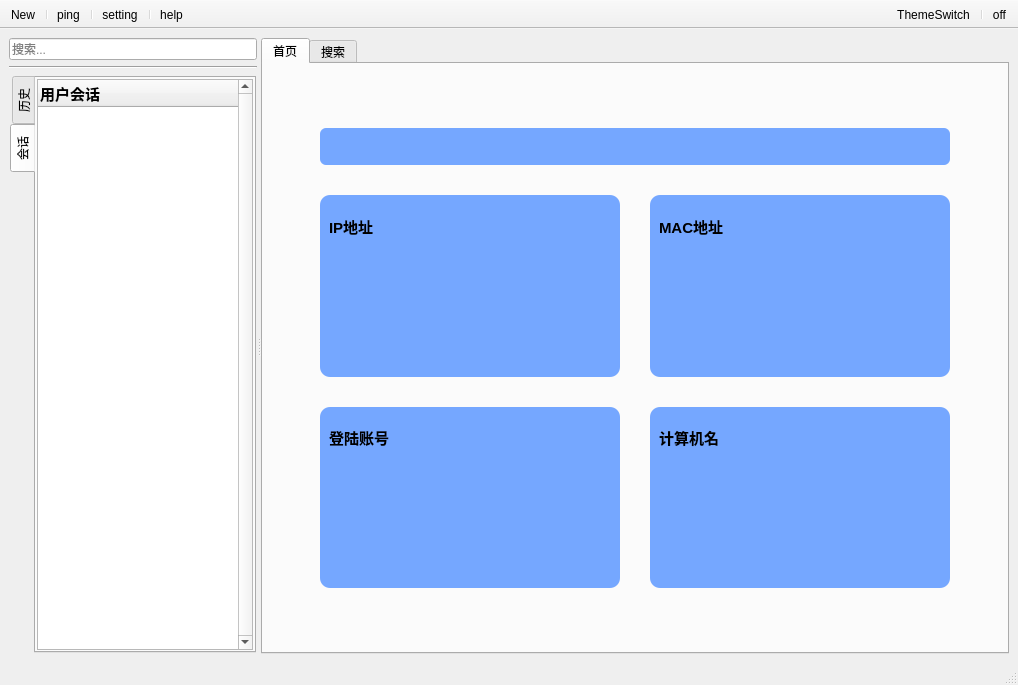
<?xml version="1.0" encoding="UTF-8"?>
<ui version="4.0">
 <class>MainWindow</class>
 <widget class="QMainWindow" name="MainWindow">
  <property name="enabled">
   <bool>true</bool>
  </property>
  <property name="geometry">
   <rect>
    <x>0</x>
    <y>0</y>
    <width>1018</width>
    <height>685</height>
   </rect>
  </property>
  <property name="windowTitle">
   <string>MainWindow</string>
  </property>
  <widget class="QWidget" name="centralwidget">
   <layout class="QHBoxLayout" name="horizontalLayout">
    <item>
     <widget class="QSplitter" name="splitter">
      <property name="orientation">
       <enum>Qt::Orientation::Horizontal</enum>
      </property>
      <widget class="QWidget" name="layoutWidget">
       <layout class="QVBoxLayout" name="verticalLayout">
        <item>
         <widget class="QLineEdit" name="LeftSearchEdit">
          <property name="placeholderText">
           <string>搜索...</string>
          </property>
         </widget>
        </item>
        <item>
         <widget class="Line" name="line_8">
          <property name="orientation">
           <enum>Qt::Orientation::Horizontal</enum>
          </property>
         </widget>
        </item>
        <item>
         <widget class="QStackedWidget" name="stackedWidget">
          <property name="frameShape">
           <enum>QFrame::Shape::NoFrame</enum>
          </property>
          <property name="frameShadow">
           <enum>QFrame::Shadow::Raised</enum>
          </property>
          <property name="currentIndex">
           <number>0</number>
          </property>
          <widget class="QWidget" name="page">
           <layout class="QVBoxLayout" name="verticalLayout_9">
            <property name="spacing">
             <number>1</number>
            </property>
            <property name="leftMargin">
             <number>1</number>
            </property>
            <property name="topMargin">
             <number>1</number>
            </property>
            <property name="rightMargin">
             <number>1</number>
            </property>
            <property name="bottomMargin">
             <number>1</number>
            </property>
            <item>
             <widget class="QTabWidget" name="tabWidget_2">
              <property name="tabPosition">
               <enum>QTabWidget::TabPosition::West</enum>
              </property>
              <property name="tabShape">
               <enum>QTabWidget::TabShape::Rounded</enum>
              </property>
              <property name="currentIndex">
               <number>1</number>
              </property>
              <property name="tabBarAutoHide">
               <bool>false</bool>
              </property>
              <widget class="QWidget" name="HistoryTab">
               <attribute name="icon">
                <iconset theme="QIcon::ThemeIcon::FormatJustifyLeft"/>
               </attribute>
               <attribute name="title">
                <string>历史</string>
               </attribute>
               <layout class="QVBoxLayout" name="verticalLayout_2">
                <property name="spacing">
                 <number>1</number>
                </property>
                <property name="leftMargin">
                 <number>1</number>
                </property>
                <property name="topMargin">
                 <number>1</number>
                </property>
                <property name="rightMargin">
                 <number>1</number>
                </property>
                <property name="bottomMargin">
                 <number>1</number>
                </property>
                <item>
                 <widget class="QListWidget" name="listWidget">
                  <property name="movement">
                   <enum>QListView::Movement::Static</enum>
                  </property>
                  <property name="flow">
                   <enum>QListView::Flow::TopToBottom</enum>
                  </property>
                  <property name="layoutMode">
                   <enum>QListView::LayoutMode::SinglePass</enum>
                  </property>
                  <property name="spacing">
                   <number>2</number>
                  </property>
                  <property name="viewMode">
                   <enum>QListView::ViewMode::ListMode</enum>
                  </property>
                  <property name="currentRow">
                   <number>-1</number>
                  </property>
                 </widget>
                </item>
               </layout>
              </widget>
              <widget class="QWidget" name="SessionTab">
               <attribute name="icon">
                <iconset theme="QIcon::ThemeIcon::MailSend"/>
               </attribute>
               <attribute name="title">
                <string>会话</string>
               </attribute>
               <layout class="QVBoxLayout" name="verticalLayout_3">
                <property name="spacing">
                 <number>1</number>
                </property>
                <property name="leftMargin">
                 <number>1</number>
                </property>
                <property name="topMargin">
                 <number>1</number>
                </property>
                <property name="rightMargin">
                 <number>1</number>
                </property>
                <property name="bottomMargin">
                 <number>1</number>
                </property>
                <item>
                 <widget class="QTreeWidget" name="treeWidget">
                  <property name="contextMenuPolicy">
                   <enum>Qt::ContextMenuPolicy::CustomContextMenu</enum>
                  </property>
                  <property name="verticalScrollBarPolicy">
                   <enum>Qt::ScrollBarPolicy::ScrollBarAlwaysOn</enum>
                  </property>
                  <property name="horizontalScrollBarPolicy">
                   <enum>Qt::ScrollBarPolicy::ScrollBarAsNeeded</enum>
                  </property>
                  <property name="sizeAdjustPolicy">
                   <enum>QAbstractScrollArea::SizeAdjustPolicy::AdjustToContentsOnFirstShow</enum>
                  </property>
                  <property name="autoExpandDelay">
                   <number>-1</number>
                  </property>
                  <column>
                   <property name="text">
                    <string>用户会话</string>
                   </property>
                   <property name="font">
                    <font>
                     <pointsize>11</pointsize>
                     <bold>true</bold>
                    </font>
                   </property>
                   <property name="icon">
                    <iconset theme="QIcon::ThemeIcon::FolderOpen"/>
                   </property>
                  </column>
                 </widget>
                </item>
               </layout>
              </widget>
             </widget>
            </item>
           </layout>
          </widget>
          <widget class="QWidget" name="page_2">
           <layout class="QVBoxLayout" name="verticalLayout_10">
            <property name="spacing">
             <number>1</number>
            </property>
            <property name="leftMargin">
             <number>1</number>
            </property>
            <property name="topMargin">
             <number>1</number>
            </property>
            <property name="rightMargin">
             <number>1</number>
            </property>
            <property name="bottomMargin">
             <number>1</number>
            </property>
            <item>
             <widget class="QTreeWidget" name="treeWidget_2">
              <property name="contextMenuPolicy">
               <enum>Qt::ContextMenuPolicy::CustomContextMenu</enum>
              </property>
              <property name="verticalScrollBarPolicy">
               <enum>Qt::ScrollBarPolicy::ScrollBarAlwaysOn</enum>
              </property>
              <property name="horizontalScrollBarPolicy">
               <enum>Qt::ScrollBarPolicy::ScrollBarAlwaysOn</enum>
              </property>
              <column>
               <property name="text">
                <string>搜索结果</string>
               </property>
               <property name="font">
                <font>
                 <pointsize>11</pointsize>
                 <bold>true</bold>
                </font>
               </property>
              </column>
             </widget>
            </item>
           </layout>
          </widget>
         </widget>
        </item>
       </layout>
      </widget>
      <widget class="QTabWidget" name="tabWidget">
       <property name="tabPosition">
        <enum>QTabWidget::TabPosition::North</enum>
       </property>
       <property name="tabShape">
        <enum>QTabWidget::TabShape::Rounded</enum>
       </property>
       <property name="currentIndex">
        <number>0</number>
       </property>
       <property name="tabsClosable">
        <bool>false</bool>
       </property>
       <property name="tabBarAutoHide">
        <bool>false</bool>
       </property>
       <widget class="QWidget" name="HomeTab">
        <property name="styleSheet">
         <string notr="true"/>
        </property>
        <attribute name="icon">
         <iconset theme="QIcon::ThemeIcon::GoHome"/>
        </attribute>
        <attribute name="title">
         <string>首页</string>
        </attribute>
        <layout class="QGridLayout" name="gridLayout">
         <property name="sizeConstraint">
          <enum>QLayout::SizeConstraint::SetDefaultConstraint</enum>
         </property>
         <property name="leftMargin">
          <number>20</number>
         </property>
         <property name="topMargin">
          <number>20</number>
         </property>
         <property name="rightMargin">
          <number>20</number>
         </property>
         <property name="bottomMargin">
          <number>20</number>
         </property>
         <property name="spacing">
          <number>30</number>
         </property>
         <item row="3" column="2">
          <widget class="QFrame" name="frame_4">
           <property name="minimumSize">
            <size>
             <width>300</width>
             <height>180</height>
            </size>
           </property>
           <property name="maximumSize">
            <size>
             <width>400</width>
             <height>250</height>
            </size>
           </property>
           <property name="styleSheet">
            <string notr="true">background-color: rgb(117, 167, 255);
border-radius:10px;</string>
           </property>
           <property name="frameShape">
            <enum>QFrame::Shape::StyledPanel</enum>
           </property>
           <property name="frameShadow">
            <enum>QFrame::Shadow::Raised</enum>
           </property>
           <layout class="QVBoxLayout" name="verticalLayout_8" stretch="3,0,7">
            <item>
             <widget class="QLabel" name="label_11">
              <property name="text">
               <string>&lt;html&gt;&lt;head/&gt;&lt;body&gt;&lt;p&gt;&lt;span style=&quot; font-size:11pt; font-weight:700;&quot;&gt;计算机名&lt;/span&gt;&lt;/p&gt;&lt;/body&gt;&lt;/html&gt;</string>
              </property>
             </widget>
            </item>
            <item>
             <widget class="Line" name="line_6">
              <property name="orientation">
               <enum>Qt::Orientation::Horizontal</enum>
              </property>
             </widget>
            </item>
            <item>
             <widget class="QLabel" name="ClientNameLabel">
              <property name="styleSheet">
               <string notr="true">font-size: 20px;
font-weight: bold;</string>
              </property>
              <property name="text">
               <string>&lt;html&gt;&lt;head/&gt;&lt;body&gt;&lt;p&gt;&lt;span style=&quot; font-size:12pt; font-weight:700;&quot;&gt;&lt;/span&gt;&lt;/p&gt;&lt;/body&gt;&lt;/html&gt;</string>
              </property>
              <property name="alignment">
               <set>Qt::AlignmentFlag::AlignCenter</set>
              </property>
             </widget>
            </item>
           </layout>
          </widget>
         </item>
         <item row="1" column="0" rowspan="3">
          <widget class="QLabel" name="label_3">
           <property name="text">
            <string/>
           </property>
          </widget>
         </item>
         <item row="2" column="1">
          <widget class="QFrame" name="frame">
           <property name="minimumSize">
            <size>
             <width>300</width>
             <height>180</height>
            </size>
           </property>
           <property name="maximumSize">
            <size>
             <width>400</width>
             <height>250</height>
            </size>
           </property>
           <property name="styleSheet">
            <string notr="true">background-color: rgb(117, 167, 255);
border-radius:10px;
</string>
           </property>
           <property name="frameShape">
            <enum>QFrame::Shape::StyledPanel</enum>
           </property>
           <property name="frameShadow">
            <enum>QFrame::Shadow::Raised</enum>
           </property>
           <layout class="QVBoxLayout" name="verticalLayout_5" stretch="3,0,7">
            <item>
             <widget class="QLabel" name="label_7">
              <property name="text">
               <string>&lt;html&gt;&lt;head/&gt;&lt;body&gt;&lt;p&gt;&lt;span style=&quot; font-size:11pt; font-weight:700;&quot;&gt;IP地址&lt;/span&gt;&lt;/p&gt;&lt;/body&gt;&lt;/html&gt;</string>
              </property>
              <property name="textFormat">
               <enum>Qt::TextFormat::AutoText</enum>
              </property>
             </widget>
            </item>
            <item>
             <widget class="Line" name="line_3">
              <property name="styleSheet">
               <string notr="true"/>
              </property>
              <property name="orientation">
               <enum>Qt::Orientation::Horizontal</enum>
              </property>
             </widget>
            </item>
            <item>
             <widget class="QLabel" name="IpLabel">
              <property name="styleSheet">
               <string notr="true">font-size: 20px;
font-weight: bold;</string>
              </property>
              <property name="text">
               <string>&lt;html&gt;&lt;head/&gt;&lt;body&gt;&lt;p&gt;&lt;span style=&quot; font-size:12pt; font-weight:700;&quot;&gt;&lt;/span&gt;&lt;/p&gt;&lt;/body&gt;&lt;/html&gt;</string>
              </property>
              <property name="alignment">
               <set>Qt::AlignmentFlag::AlignCenter</set>
              </property>
             </widget>
            </item>
           </layout>
          </widget>
         </item>
         <item row="2" column="2">
          <widget class="QFrame" name="frame_2">
           <property name="minimumSize">
            <size>
             <width>300</width>
             <height>180</height>
            </size>
           </property>
           <property name="maximumSize">
            <size>
             <width>400</width>
             <height>250</height>
            </size>
           </property>
           <property name="styleSheet">
            <string notr="true">background-color: rgb(117, 167, 255);
border-radius: 10px;
</string>
           </property>
           <property name="frameShape">
            <enum>QFrame::Shape::StyledPanel</enum>
           </property>
           <property name="frameShadow">
            <enum>QFrame::Shadow::Raised</enum>
           </property>
           <layout class="QVBoxLayout" name="verticalLayout_6" stretch="3,0,7">
            <item>
             <widget class="QLabel" name="label_9">
              <property name="text">
               <string>&lt;html&gt;&lt;head/&gt;&lt;body&gt;&lt;p&gt;&lt;span style=&quot; font-size:11pt; font-weight:700;&quot;&gt;MAC地址&lt;/span&gt;&lt;/p&gt;&lt;/body&gt;&lt;/html&gt;</string>
              </property>
             </widget>
            </item>
            <item>
             <widget class="Line" name="line_4">
              <property name="orientation">
               <enum>Qt::Orientation::Horizontal</enum>
              </property>
             </widget>
            </item>
            <item>
             <widget class="QLabel" name="MacLabel">
              <property name="styleSheet">
               <string notr="true">font-size: 20px;
font-weight: bold;</string>
              </property>
              <property name="text">
               <string>&lt;html&gt;&lt;head/&gt;&lt;body&gt;&lt;p&gt;&lt;span style=&quot; font-size:12pt; font-weight:700;&quot;&gt;&lt;/span&gt;&lt;/p&gt;&lt;/body&gt;&lt;/html&gt;</string>
              </property>
              <property name="alignment">
               <set>Qt::AlignmentFlag::AlignCenter</set>
              </property>
             </widget>
            </item>
           </layout>
          </widget>
         </item>
         <item row="1" column="1" colspan="2">
          <widget class="QFrame" name="frame_5">
           <property name="minimumSize">
            <size>
             <width>0</width>
             <height>30</height>
            </size>
           </property>
           <property name="maximumSize">
            <size>
             <width>16777215</width>
             <height>40</height>
            </size>
           </property>
           <property name="styleSheet">
            <string notr="true">background-color: rgb(117, 167, 255);
border-radius:6px;</string>
           </property>
           <property name="frameShape">
            <enum>QFrame::Shape::StyledPanel</enum>
           </property>
           <property name="frameShadow">
            <enum>QFrame::Shadow::Raised</enum>
           </property>
           <layout class="QHBoxLayout" name="horizontalLayout_3" stretch="1,0,8,0,1">
            <item>
             <widget class="QLabel" name="FullNameLabel">
              <property name="styleSheet">
               <string notr="true">font-size: 16px;
font-weight: bold;</string>
              </property>
              <property name="text">
               <string>&lt;html&gt;&lt;head/&gt;&lt;body&gt;&lt;p&gt;&lt;span style=&quot; font-size:11pt; font-weight:700;&quot;&gt;&lt;/span&gt;&lt;/p&gt;&lt;/body&gt;&lt;/html&gt;</string>
              </property>
              <property name="textFormat">
               <enum>Qt::TextFormat::AutoText</enum>
              </property>
             </widget>
            </item>
            <item>
             <widget class="Line" name="line">
              <property name="orientation">
               <enum>Qt::Orientation::Vertical</enum>
              </property>
             </widget>
            </item>
            <item>
             <widget class="QLabel" name="label_8">
              <property name="text">
               <string/>
              </property>
             </widget>
            </item>
            <item>
             <widget class="Line" name="line_2">
              <property name="orientation">
               <enum>Qt::Orientation::Vertical</enum>
              </property>
             </widget>
            </item>
            <item>
             <widget class="QLabel" name="TimeLabel">
              <property name="styleSheet">
               <string notr="true">font-size: 16px;
font-weight: bold;</string>
              </property>
              <property name="text">
               <string>&lt;html&gt;&lt;head/&gt;&lt;body&gt;&lt;p&gt;&lt;span style=&quot; font-size:11pt; font-weight:700;&quot;&gt;&lt;/span&gt;&lt;/p&gt;&lt;/body&gt;&lt;/html&gt;</string>
              </property>
             </widget>
            </item>
           </layout>
          </widget>
         </item>
         <item row="3" column="1">
          <widget class="QFrame" name="frame_3">
           <property name="minimumSize">
            <size>
             <width>300</width>
             <height>180</height>
            </size>
           </property>
           <property name="maximumSize">
            <size>
             <width>400</width>
             <height>250</height>
            </size>
           </property>
           <property name="styleSheet">
            <string notr="true">background-color: rgb(117, 167, 255);
border-radius:10px;</string>
           </property>
           <property name="frameShape">
            <enum>QFrame::Shape::StyledPanel</enum>
           </property>
           <property name="frameShadow">
            <enum>QFrame::Shadow::Raised</enum>
           </property>
           <layout class="QVBoxLayout" name="verticalLayout_7" stretch="3,0,7">
            <item>
             <widget class="QLabel" name="label_10">
              <property name="text">
               <string>&lt;html&gt;&lt;head/&gt;&lt;body&gt;&lt;p&gt;&lt;span style=&quot; font-size:11pt; font-weight:700;&quot;&gt;登陆账号&lt;/span&gt;&lt;/p&gt;&lt;/body&gt;&lt;/html&gt;</string>
              </property>
             </widget>
            </item>
            <item>
             <widget class="Line" name="line_5">
              <property name="orientation">
               <enum>Qt::Orientation::Horizontal</enum>
              </property>
             </widget>
            </item>
            <item>
             <widget class="QLabel" name="LoginUserLabel">
              <property name="styleSheet">
               <string notr="true">font-size: 20px;
font-weight: bold;</string>
              </property>
              <property name="text">
               <string>&lt;html&gt;&lt;head/&gt;&lt;body&gt;&lt;p&gt;&lt;span style=&quot; font-size:12pt; font-weight:700;&quot;&gt;&lt;/span&gt;&lt;/p&gt;&lt;/body&gt;&lt;/html&gt;</string>
              </property>
              <property name="alignment">
               <set>Qt::AlignmentFlag::AlignCenter</set>
              </property>
             </widget>
            </item>
           </layout>
          </widget>
         </item>
         <item row="0" column="0" colspan="4">
          <widget class="QLabel" name="label_4">
           <property name="text">
            <string/>
           </property>
          </widget>
         </item>
         <item row="1" column="3" rowspan="3">
          <widget class="QLabel" name="label_5">
           <property name="text">
            <string/>
           </property>
          </widget>
         </item>
         <item row="4" column="0" colspan="4">
          <widget class="QLabel" name="label_6">
           <property name="text">
            <string/>
           </property>
          </widget>
         </item>
        </layout>
       </widget>
       <widget class="QWidget" name="SearchTab">
        <property name="styleSheet">
         <string notr="true"/>
        </property>
        <attribute name="icon">
         <iconset theme="QIcon::ThemeIcon::SystemSearch"/>
        </attribute>
        <attribute name="title">
         <string>搜索</string>
        </attribute>
        <layout class="QVBoxLayout" name="verticalLayout_4">
         <item>
          <layout class="QHBoxLayout" name="horizontalLayout_2">
           <item>
            <widget class="QLabel" name="label">
             <property name="text">
              <string/>
             </property>
            </widget>
           </item>
           <item>
            <widget class="QLineEdit" name="lineEdit">
             <property name="minimumSize">
              <size>
               <width>0</width>
               <height>25</height>
              </size>
             </property>
             <property name="maximumSize">
              <size>
               <width>500</width>
               <height>16777215</height>
              </size>
             </property>
             <property name="alignment">
              <set>Qt::AlignmentFlag::AlignLeading|Qt::AlignmentFlag::AlignLeft|Qt::AlignmentFlag::AlignVCenter</set>
             </property>
             <property name="placeholderText">
              <string>计算机名/IP地址/MAC地址/登陆用户...</string>
             </property>
            </widget>
           </item>
           <item>
            <widget class="QPushButton" name="pushButton">
             <property name="enabled">
              <bool>true</bool>
             </property>
             <property name="minimumSize">
              <size>
               <width>25</width>
               <height>25</height>
              </size>
             </property>
             <property name="maximumSize">
              <size>
               <width>25</width>
               <height>25</height>
              </size>
             </property>
             <property name="text">
              <string/>
             </property>
             <property name="icon">
              <iconset theme="QIcon::ThemeIcon::SystemSearch"/>
             </property>
            </widget>
           </item>
           <item>
            <widget class="QLabel" name="label_2">
             <property name="text">
              <string/>
             </property>
            </widget>
           </item>
          </layout>
         </item>
         <item>
          <widget class="QTableWidget" name="ClientRecordTable">
           <property name="alternatingRowColors">
            <bool>true</bool>
           </property>
           <property name="rowCount">
            <number>0</number>
           </property>
           <attribute name="horizontalHeaderStretchLastSection">
            <bool>false</bool>
           </attribute>
           <attribute name="verticalHeaderVisible">
            <bool>false</bool>
           </attribute>
           <attribute name="verticalHeaderStretchLastSection">
            <bool>false</bool>
           </attribute>
           <column>
            <property name="text">
             <string>姓名</string>
            </property>
           </column>
           <column>
            <property name="text">
             <string>登录名</string>
            </property>
           </column>
           <column>
            <property name="text">
             <string>计算机名</string>
            </property>
           </column>
           <column>
            <property name="text">
             <string>IP地址</string>
            </property>
           </column>
           <column>
            <property name="text">
             <string>MAC地址</string>
            </property>
           </column>
           <column>
            <property name="text">
             <string>最近登陆时间</string>
            </property>
           </column>
           <column>
            <property name="text">
             <string>备注</string>
            </property>
           </column>
           <column>
            <property name="text">
             <string>功能</string>
            </property>
           </column>
          </widget>
         </item>
        </layout>
       </widget>
      </widget>
     </widget>
    </item>
   </layout>
  </widget>
  <widget class="QStatusBar" name="statusbar"/>
  <widget class="QToolBar" name="toolBar">
   <property name="sizePolicy">
    <sizepolicy hsizetype="Preferred" vsizetype="Fixed">
     <horstretch>0</horstretch>
     <verstretch>0</verstretch>
    </sizepolicy>
   </property>
   <property name="windowTitle">
    <string>toolBar</string>
   </property>
   <property name="movable">
    <bool>false</bool>
   </property>
   <attribute name="toolBarArea">
    <enum>TopToolBarArea</enum>
   </attribute>
   <attribute name="toolBarBreak">
    <bool>false</bool>
   </attribute>
   <addaction name="actionNew"/>
   <addaction name="separator"/>
   <addaction name="actionping"/>
   <addaction name="separator"/>
   <addaction name="actionsetting"/>
   <addaction name="separator"/>
   <addaction name="actionhelp"/>
  </widget>
  <widget class="QToolBar" name="toolBar_2">
   <property name="sizePolicy">
    <sizepolicy hsizetype="Preferred" vsizetype="Fixed">
     <horstretch>0</horstretch>
     <verstretch>0</verstretch>
    </sizepolicy>
   </property>
   <property name="windowTitle">
    <string>toolBar_2</string>
   </property>
   <property name="layoutDirection">
    <enum>Qt::LayoutDirection::RightToLeft</enum>
   </property>
   <property name="movable">
    <bool>false</bool>
   </property>
   <property name="allowedAreas">
    <set>Qt::ToolBarArea::AllToolBarAreas</set>
   </property>
   <attribute name="toolBarArea">
    <enum>TopToolBarArea</enum>
   </attribute>
   <attribute name="toolBarBreak">
    <bool>false</bool>
   </attribute>
   <addaction name="actionoff"/>
   <addaction name="separator"/>
   <addaction name="actionThemeSwitch"/>
  </widget>
  <action name="actionNew">
   <property name="icon">
    <iconset theme="document-open"/>
   </property>
   <property name="text">
    <string>New</string>
   </property>
   <property name="toolTip">
    <string>新建临时会话</string>
   </property>
   <property name="menuRole">
    <enum>QAction::MenuRole::NoRole</enum>
   </property>
  </action>
  <action name="actionsetting">
   <property name="icon">
    <iconset theme="document-properties"/>
   </property>
   <property name="text">
    <string>setting</string>
   </property>
   <property name="toolTip">
    <string>设置</string>
   </property>
   <property name="menuRole">
    <enum>QAction::MenuRole::NoRole</enum>
   </property>
  </action>
  <action name="actionhelp">
   <property name="icon">
    <iconset theme="help-browser"/>
   </property>
   <property name="text">
    <string>help</string>
   </property>
   <property name="toolTip">
    <string>帮助</string>
   </property>
   <property name="menuRole">
    <enum>QAction::MenuRole::NoRole</enum>
   </property>
  </action>
  <action name="actionoff">
   <property name="icon">
    <iconset theme="system-shutdown"/>
   </property>
   <property name="text">
    <string>off</string>
   </property>
   <property name="toolTip">
    <string>退出</string>
   </property>
   <property name="menuRole">
    <enum>QAction::MenuRole::NoRole</enum>
   </property>
  </action>
  <action name="actionping">
   <property name="icon">
    <iconset theme="network-wired"/>
   </property>
   <property name="text">
    <string>ping</string>
   </property>
   <property name="toolTip">
    <string>在线检测</string>
   </property>
   <property name="menuRole">
    <enum>QAction::MenuRole::NoRole</enum>
   </property>
  </action>
  <action name="actionThemeSwitch">
   <property name="checkable">
    <bool>true</bool>
   </property>
   <property name="icon">
    <iconset theme="QIcon::ThemeIcon::WeatherClear"/>
   </property>
   <property name="text">
    <string>ThemeSwitch</string>
   </property>
   <property name="toolTip">
    <string>主题切换</string>
   </property>
   <property name="menuRole">
    <enum>QAction::MenuRole::NoRole</enum>
   </property>
  </action>
 </widget>
 <resources/>
 <connections>
  <connection>
   <sender>actionoff</sender>
   <signal>triggered()</signal>
   <receiver>MainWindow</receiver>
   <slot>close()</slot>
   <hints>
    <hint type="sourcelabel">
     <x>-1</x>
     <y>-1</y>
    </hint>
    <hint type="destinationlabel">
     <x>480</x>
     <y>341</y>
    </hint>
   </hints>
  </connection>
 </connections>
</ui>
